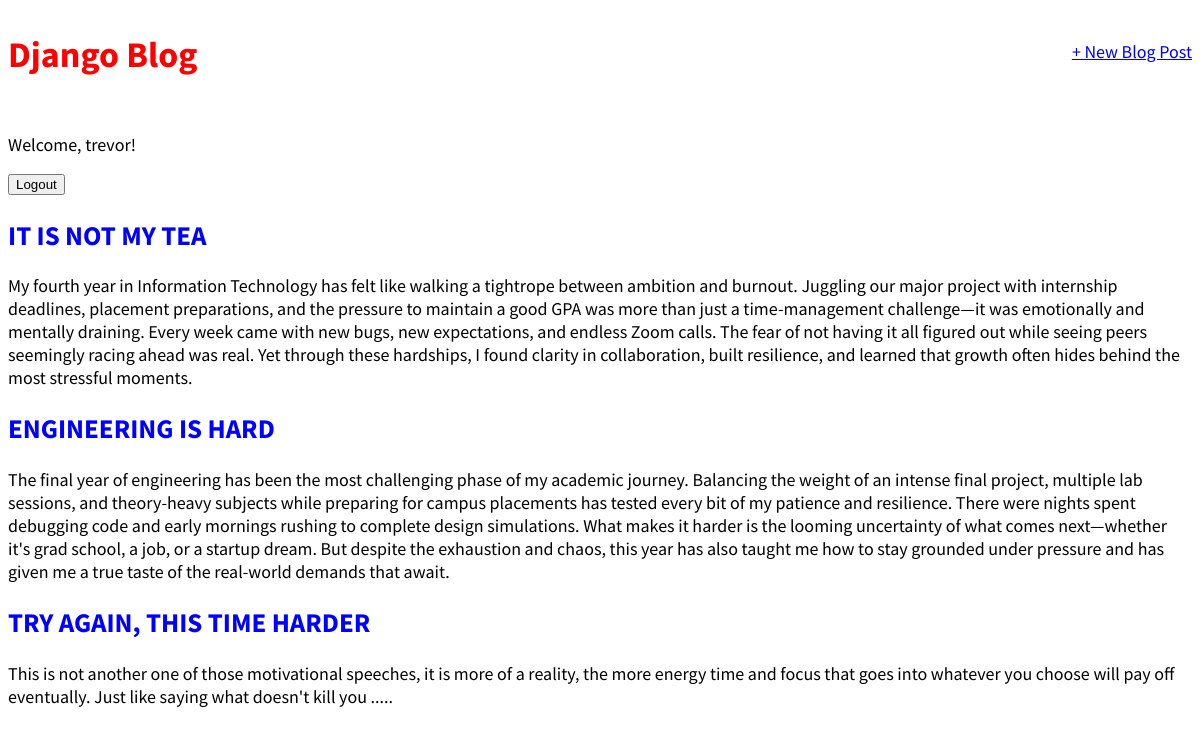
The app's page / (signed in) with its own data.
### blog/models.py (models this page shows, shortened)
class Post(models.Model):
    title = models.CharField(max_length=200)
    author = models.ForeignKey('auth.User', on_delete=models.CASCADE,)
    body = models.TextField()

### blog/views.py (the view)
# urls.py: path("", BlogListView.as_view(), name="home"),# Home
class BlogListView(ListView):
    model = Post
    template_name = "home.html"

### templates/home.html
{% extends "base.html" %}
{% block content %}
{% for post in post_list %}
    <div class="post-entry">
        <h2><a href =" {% url 'post_detail' post.pk %}">{{ post.title }}</a></h2>
        <p>{{ post.body }}</p>
    </div>
{% endfor %}
{% endblock content %}

### templates/base.html (shortened to what this page needs)
{% load static %}
<html>
    <head>
        <link rel="stylesheet" href="{% static 'css/base.css' %}">
    </head>
    <body>
        <div>
            <header>
                <div class="nav-left">
                    <h1><a href="{% url 'home' %}">Django Blog</a></h1>
                </div>
                <div class="nav-right">
                    <a href="{% url 'post_new' %}">+ New Blog Post</a>
                </div>
            </header>
            {% if user.is_authenticated %}
              <p>Welcome, {{ user.username }}!</p>
              <form method="post" action="{% url 'logout' %}">
                  <button type="submit">Logout</button>
                </form>
            {% else %}
              <p> You are not logged in</p>
              <a href="{% url 'login' %}"> Log In</a> |
              <a href="{% url 'signup' %}"> Sign Up</a>
            {% endif %}
        {% block content %}
        {% endblock content %}
        </div>
    </body>
</html>

### static/css/base.css (style rules this page uses)
header h1 a { color:red; text-decoration: none; }
header { border-bottom: 1 px solid #999; margin-bottom: 2rem; display: flex; }
body { font-family: 'Source Sans Pro', sans-seriff; font-size: 18px; }
.nav-left { margin-right: auto; }
.nav-right { display: flex; padding-top: 2rem; }
.post-entry { margin: 0.5rem 0; }
.post-entry h2 a, .post-entry h2 a:visited { color: blue; text-decoration: none; }
.post-entry p { margin: 0; font-weight: 400; }

### records on screen
Post: title "IT IS NOT MY TEA", body "My fourth year in Information Technology has felt like walking a tightrope between ambition and burnout. Juggling our major project with internship deadlines, placement preparations, and the pressure to maintain a good GPA was more than just a time-management challenge—it was emotionally and mentally draining. Every week came with new bugs, new expectations, and endless Zoom calls. The fear of not having it all figured out while seeing peers seemingly racing ahead was real. Yet through these hardships, I found clarity in collaboration, built resilience, and learned that growth often hides behind the most stressful moments."
Post: title "ENGINEERING IS HARD", body "The final year of engineering has been the most challenging phase of my academic journey. Balancing the weight of an intense final project, multiple lab sessions, and theory-heavy subjects while preparing for campus placements has tested every bit of my patience and resilience. There were nights spent debugging code and early mornings rushing to complete design simulations. What makes it harder is the looming uncertainty of what comes next—whether it's grad school, a job, or a startup dream. But despite the exhaustion and chaos, this year has also taught me how to stay grounded under pressure and has given me a true taste of the real-world demands that await."
Post: title "TRY AGAIN, THIS TIME HARDER", body "This is not another one of those motivational speeches, it is more of a reality, the more energy time and focus that goes into whatever you choose will pay off eventually. Just like saying what doesn't kill you ....."

### other values on screen
{{ user.username }} "trevor"
